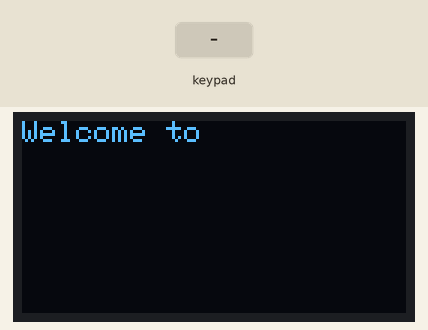
Bench run of a sketch on a simulated Arduino Uno, built with avr-gcc and run on an emulated ATmega328P. On the bench: 128×64 one-colour display. The test bench sets the inputs (shaded band). Random numbers use the default seed unless the sketch sets one.

Above: at 2.1 s.
At 16.1 s:
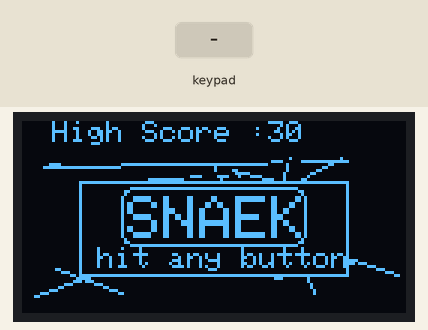
16.2 s: key '4' pressed
At 17.5 s:
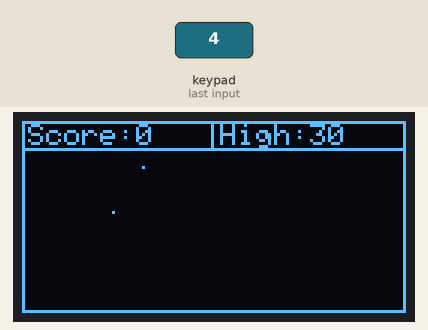
17.8 s: key '<' pressed
At 19.25 s:
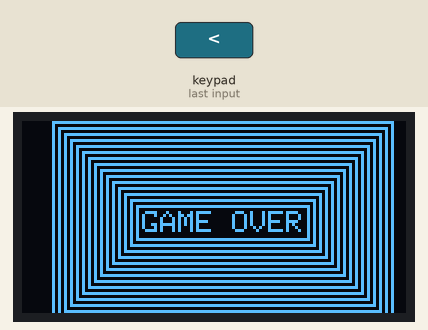
Timing chart, 0 to 20.8 s (numbered marks = the images above; inputs shaded):
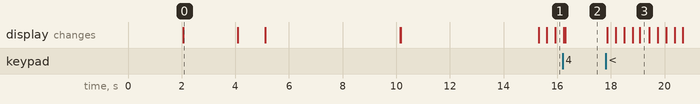

The sketch:

Snake_PulpoBoy.ino
```cpp
// (licence header left out)
#include <Wire.h>
#include <Keypad.h>
#include <Adafruit_GFX.h>
#include <Adafruit_SSD1306.h>

#define SCREEN_WIDTH 128 // OLED display width, in pixels
#define SCREEN_HEIGHT 64 // OLED display height, in pixels

#define DIRUP 1
#define DIRDOWN 2
#define DIRLEFT 3
#define DIRRIGHT 4

int buttonpressed = 0;
const byte ROWS = 4;
const byte COLS = 4;

char hexaKeys[ROWS][COLS] = {
  {'4', '3', '2', '1'},
  {'S', 'Q', 'U', 'P'},
  {'D', 'C', 'B', 'A'},
  {'>', '<', '-', '+'}
};

byte rowPins[ROWS] = {9, 8, 7, 6};
byte colPins[COLS] = {5, 4, 3, 2};

 // snake ints
byte snakePosX[30]; // array to make body of snake
byte snakePosY[30];

int snakeX=30;     // snake head position
int snakeY=30;
int snakeSize=1;   // snake size count limited to the size of the array

// world ints

uint8_t worldMinX=0;        // these set the limits of the play area
uint8_t worldMaxX=128;
uint8_t worldMinY=10;
uint8_t worldMaxY=63;

// collect scran(food) and position of scran
bool scranAte =0;
uint8_t scranPosX=0;
uint8_t scranPosY=0;

// scores variables
long playscore=0;
long highscore=30;  // set high score to 3 collect as a starting point


// Declaration for an SSD1306 display connected to I2C (SDA, SCL pins)
Adafruit_SSD1306 display(SCREEN_WIDTH, SCREEN_HEIGHT, &Wire, -1);
// Declaration of the keypad


Keypad buttonPad = Keypad(makeKeymap(hexaKeys), rowPins, colPins, ROWS, COLS);

const unsigned char logo[] PROGMEM = {
    0x00,0x00,0x00,0x00,0x00,0x00,0x00,0x00,0x00,0x00,0x00,0x00,0x00,0x00,0x00,
  0x00,0x00,0x00,0x00,0x00,0x00,0x00,0x00,0x00,0x00,0x00,0x00,0x00,0x00,0x00,
  0x00,0x00,0x00,0x00,0x00,0x00,0x00,0x00,0x00,0x00,0x00,0x00,0x00,0x00,0x00,
  0x00,0x00,0x00,0x00,0x00,0x00,0x00,0x00,0x00,0x00,0x00,0x00,0x00,0x00,0x00,
  0x00,0x00,0x00,0x00,0x00,0x00,0x00,0x00,0x00,0x00,0x00,0x00,0x00,0x00,0x00,
  0x00,0x00,0x00,0x00,0x00,0x00,0x00,0x00,0x00,0x00,0x00,0x00,0x00,0x00,0x00,
  0x00,0x00,0x00,0x00,0x00,0x00,0x00,0x00,0x00,0x00,0x00,0x00,0x00,0x00,0x00,
  0x00,0x00,0x00,0x00,0x00,0x00,0x00,0x00,0x00,0x00,0x00,0x00,0x00,0x00,0x00,
  0x00,0x00,0x00,0x00,0x00,0x00,0x00,0x00,0x00,0x00,0x00,0x00,0x00,0x00,0x00,
  0x00,0x00,0x00,0x00,0x00,0x00,0x00,0x00,0x00,0x00,0x00,0x00,0x00,0x00,0x00,
  0x00,0x00,0x00,0x00,0x00,0x00,0x00,0x00,0x00,0x00,0x00,0x00,0x00,0x00,0x00,
  0x00,0x00,0x00,0x00,0x00,0x00,0x00,0x00,0x00,0x00,0x00,0x00,0x00,0x00,0x00,
  0x00,0x00,0x00,0x00,0x00,0x00,0x00,0x00,0x00,0x00,0x00,0x00,0x00,0x00,0x00,
  0x00,0x00,0x00,0x00,0x00,0x00,0x00,0x00,0x00,0x00,0x00,0x00,0x00,0x00,0x00,
  0x00,0x00,0x00,0x00,0x00,0x00,0x00,0x00,0x00,0x00,0x00,0x00,0x00,0x00,0x00,
  0x00,0x00,0x00,0x00,0x00,0x00,0x00,0x00,0x00,0x00,0x00,0x00,0x00,0x00,0x00,
  0x00,0x00,0x00,0x00,0x00,0x00,0x00,0x00,0x00,0x00,0x00,0x00,0x00,0x00,0x00,
  0x00,0x00,0x00,0x00,0x00,0x00,0x00,0x00,0x00,0x00,0x00,0x00,0x00,0x00,0x00,
  0x00,0x00,0x00,0x00,0x00,0x00,0x00,0x00,0x00,0x00,0x00,0x00,0x00,0x00,0x00,
  0x00,0x00,0x00,0x00,0x00,0x00,0x00,0x00,0x00,0x00,0x00,0x00,0x00,0x00,0x00,
  0x00,0x00,0x00,0x00,0x00,0x00,0x00,0x00,0x00,0x00,0x00,0x00,0x00,0x00,0x00,
  0x00,0x00,0x00,0x00,0x00,0x00,0x00,0x00,0x00,0x00,0x00,0x00,0x00,0x00,0x00,
  0x00,0x00,0x00,0x00,0x7F,0xFF,0x00,0x00,0x00,0x00,0x00,0x00,0x00,0x00,0x00,
  0x00,0x00,0x00,0x00,0x7F,0xFF,0x00,0x00,0x00,0x00,0x00,0x00,0x00,0x00,0x00,
  0x00,0x00,0x00,0x00,0x60,0x01,0x00,0x00,0x00,0x00,0x00,0x00,0x00,0x00,0x00,
  0x00,0x00,0x00,0x00,0x47,0xF9,0x00,0x00,0x00,0x00,0x00,0x00,0x00,0x00,0x00,
  0x00,0x00,0x00,0x00,0x47,0xF9,0x03,0xE4,0x48,0x1E,0x3E,0x00,0x00,0x00,0x00,
  0x00,0x00,0x00,0x00,0x47,0xF9,0x00,0x24,0x68,0x03,0x22,0x00,0x00,0x00,0x00,
  0x00,0x00,0x00,0x00,0x47,0xF9,0x00,0x24,0x68,0x01,0x22,0x00,0x00,0x00,0x00,
  0x00,0x00,0x00,0x00,0x47,0xF9,0x03,0xE4,0x68,0x3F,0x22,0x00,0x00,0x00,0x00,
  0x00,0x00,0x00,0x00,0x47,0xF9,0x02,0x04,0x68,0x30,0x22,0x00,0x00,0x00,0x00,
  0x00,0x00,0x00,0x00,0x47,0xF9,0x02,0x04,0x4C,0x30,0x22,0x00,0x00,0x00,0x00,
  0x00,0x00,0x00,0x00,0x47,0xF9,0x02,0x03,0xC7,0x90,0x3C,0x00,0x00,0x00,0x00,
  0x00,0x00,0x00,0x00,0x60,0x03,0x00,0x00,0x00,0x00,0x00,0x00,0x00,0x00,0x00,
  0x00,0x00,0x00,0x00,0x7F,0xFF,0x00,0x00,0x00,0x00,0x00,0x00,0x00,0x00,0x00,
  0x00,0x00,0x00,0x00,0x7F,0xFF,0x03,0xE3,0xC4,0x40,0x00,0x00,0x00,0x00,0x00,
  0x00,0x00,0x00,0x00,0x7F,0xFF,0x02,0x24,0x64,0xC0,0x00,0x00,0x00,0x00,0x00,
  0x00,0x00,0x00,0x00,0x77,0xFD,0x02,0x24,0x22,0x80,0x00,0x00,0x00,0x00,0x00,
  0x00,0x00,0x00,0x00,0x63,0xFD,0x02,0xE4,0x23,0x80,0x00,0x00,0x00,0x00,0x00,
  0x00,0x00,0x00,0x00,0x63,0xE7,0x02,0x24,0x21,0x00,0x00,0x00,0x00,0x00,0x00,
  0x00,0x00,0x00,0x00,0x77,0xFF,0x03,0xE7,0xE1,0x00,0x00,0x00,0x00,0x00,0x00,
  0x00,0x00,0x00,0x00,0x7F,0xFF,0x03,0xE3,0xC1,0x00,0x00,0x00,0x00,0x00,0x00,
  0x00,0x00,0x00,0x00,0x7E,0xBF,0x00,0x00,0x00,0x00,0x00,0x00,0x00,0x00,0x00,
  0x00,0x00,0x00,0x00,0x7F,0xFF,0x00,0x00,0x00,0x00,0x00,0x00,0x00,0x00,0x00,
  0x00,0x00,0x00,0x00,0x7F,0xFF,0x00,0x00,0x00,0x00,0x00,0x00,0x00,0x00,0x00,
  0x00,0x00,0x00,0x00,0x7F,0xFF,0x00,0x00,0x00,0x00,0x00,0x00,0x00,0x00,0x00,
  0x00,0x00,0x00,0x00,0x7F,0xFC,0x00,0x00,0x00,0x00,0x00,0x00,0x00,0x00,0x00,
  0x00,0x00,0x00,0x00,0x00,0x00,0x00,0x00,0x00,0x00,0x00,0x00,0x00,0x00,0x00,
  0x00,0x00,0x00,0x00,0x00,0x00,0x00,0x00,0x00,0x00,0x00,0x00,0x00,0x00,0x00,
  0x00,0x00,0x00,0x00,0x01,0x94,0x28,0x04,0x8D,0x14,0xC0,0x00,0x00,0x00,0x00,
  0x00,0x00,0x00,0x00,0x00,0x88,0x00,0x08,0x00,0x00,0x00,0x00,0x00,0x00,0x00,
  0x00,0x00,0x00,0x00,0x00,0x00,0x00,0x00,0x00,0x00,0x00,0x00,0x00,0x00,0x00,
  0x00,0x00,0x00,0x00,0x00,0x00,0x00,0x00,0x00,0x00,0x00,0x00,0x00,0x00,0x00,
  0x00,0x00,0x00,0x00,0x00,0x00,0x00,0x00,0x00,0x00,0x00,0x00,0x00,0x00,0x00,
  0x00,0x00,0x00,0x00,0x00,0x00,0x00,0x00,0x00,0x00,0x00,0x00,0x00,0x00,0x00,
  0x00,0x00,0x00,0x00,0x00,0x00,0x00,0x00,0x00,0x00,0x00,0x00,0x00,0x00,0x00,
  0x00,0x00,0x00,0x00,0x00,0x00,0x00,0x00,0x00,0x00,0x00,0x00,0x00,0x00,0x00,
  0x00,0x00,0x00,0x00,0x00,0x00,0x00,0x00,0x00,0x00,0x00,0x00,0x00,0x00,0x00,
  0x00,0x00,0x00,0x00,0x00,0x00,0x00,0x00,0x00,0x00,0x00,0x00,0x00,0x00,0x00,
  0x00,0x00,0x00,0x00,0x00,0x00,0x00,0x00,0x00,0x00,0x00,0x00,0x00,0x00,0x00,
  0x00,0x00,0x00,0x00,0x00,0x00,0x00,0x00,0x00,0x00,0x00,0x00,0x00,0x00,0x00,
  0x00,0x00,0x00,0x00,0x00,0x00,0x00,0x00,0x00,0x00,0x00,0x00,0x00,0x00,0x00,
  0x00,0x00,0x00,0x00,0x00,0x00,0x00,0x00,0x00,0x00,0x00,0x00,0x00,0x00,0x00,
  0x00,0x00,0x00,0x00,0x00,0x00,0x00,0x00,0x00,0x00,0x00,0x00,0x00,0x00,0x00
};


/*
 * FUNCTIONS
 */


void updateDirection(){
      char padPress = buttonPad.getKey();
      //Serial.println("updatingdirection");
        if(padPress=='+')
           {
              buttonpressed=DIRUP;
              //Serial.println("UP pressed");


          }
        if(padPress=='-')
          {
              buttonpressed=DIRDOWN;
         //     Serial.println("DOWN pressed");


          }

        if(padPress=='<')
          {
              buttonpressed=DIRLEFT;
          //    Serial.println("LEFT pressed");


          }
        if(padPress=='>')
          {
               buttonpressed=DIRRIGHT;
          //     Serial.println("RIGHT pressed");


          }
     }

//--------------------DRAW a random line input colour uint8_t-------------------
void drawALineForMe(uint8_t clr)
            {
                     uint8_t line1X,line1Y,line2X,line2Y=0;
                          // set random co-ordinates for a line then draw it
                          //  variable         no less      no more
                              line1X = random(worldMinX+1,worldMaxX-1);
                              line1Y = random(worldMinY+1,worldMaxY-1);
                              line2X = random(worldMinX+1,worldMaxX-1);
                              line2Y = random(worldMinY+1,worldMaxY-1);

                              display.drawLine(line1X,line1Y,line2X,line2Y,clr);
            }


//-------------------------- draw the display  routines-----------------------------------

void updateDisplay()  // draw scores and outlines
    {
           // Serial.println("Update Display");

            display.fillRect(0,0, display.width()-1,8,BLACK);
            display.setTextSize(0);
            display.setTextColor(WHITE);

            // draw scores
            display.setCursor(2,1);
            display.print("Score:");
            display.print(String(playscore, DEC));
            display.setCursor(66,1);
            display.print("High:");
            display.print(String(highscore ,DEC));
            // draw play area
            //        pos  1x,1y, 2x,2y,colour
            display.drawLine(0,0,127,0,WHITE); // very top border
            display.drawLine(63,0,63,9,WHITE); // score seperator
            display.drawLine(0,9, 127,9,WHITE); // below text border
            display.drawLine(0,63,127,63,WHITE); // bottom border
            display.drawLine(0,0,0,63,WHITE); // left border
            display.drawLine(127,0,127,63,WHITE); //right border


    }

//-------------------------wait for presss loop -------------------------
        void waitForPress()
              {
                bool waiting=0;  // loop ends whjen this is true
                display.clearDisplay();
                while(waiting==0)

                    {

                              char keypadKeyPressed = buttonPad.getKey();
                              drawALineForMe(WHITE); // draw a random white line
                              drawALineForMe(BLACK); // draw a random black line so that the screen not completely fill white
                              display.fillRect(19,20,90,32,BLACK);        // blank background for text
                              display.setTextColor(WHITE);
                              display.setCursor(35,25);
                              display.setTextSize(2); // bigger font
                              display.println("SNAEK");
                                              //    x  y   w  h r  col
                              display.drawRoundRect(33,22,62,20,4,WHITE);   // border Snake
                              display.drawRect(19,20,90,32,WHITE);          // border box  - 3
                              display.setCursor(25,42);
                              display.setTextSize(0);                       // font back to normal
                              display.println("hit any button");
                              display.fillRect(0,0,127,8,BLACK);
                              display.setCursor(10,0);
                              display.print("High Score :");                // display the high score
                              display.print(highscore);
                              display.display();
                              if(keypadKeyPressed){
                                break;
                              }
                      }

                 }
// game over---------------------------------------

void gameOver()
       {
          uint8_t rectX1,rectY1,rectX2,rectY2;

          rectX1=38;
          rectY1=28;
          rectX2=58;
          rectY2=12;
          display.clearDisplay();
          display.setCursor(40,30);
          display.setTextSize(1);
          display.print("GAME ");
          display.print("OVER");

          if(playscore>=highscore)   //check to see if score higher than high score
              {
                highscore=playscore;  //single if statment to update high score
              }


          for(int i=0;i<=16;i++)   // this is to draw rectanlges around game over
                {
                  display.drawRect(rectX1,rectY1,rectX2,rectY2,WHITE);
                  Serial.println("if loop");
                  display.display();
                    rectX1-=2;      // shift over by 2 pixels
                    rectY1-=2;
                    rectX2+=4;      // shift over 2 pixels from last point
                    rectY2+=4;
                }
           display.display();


                    //Screen Wipe after fame over
                    rectX1=0;   // set start position of line
                    rectY1=0;
                    rectX2=0;
                    rectY2=63;

                for (int i =0;i<=127;i++)
                      {
                           uint8_t cnt=0;
                           display.drawLine(rectX1,rectY1,rectX2,rectY2,BLACK);
                            rectX1++;
                            rectX2++;
                            display.display();

                      }
            display.clearDisplay();
          playscore=0;        // reset snake and player details
          snakeSize=1;
          snakeX=display.width()/2;
          snakeY=display.height()/2;

           waitForPress();        // wait for player to start game

        }

 //-------------------------------------  collision detecion -------------------------------
bool selfCollision()
        {
          for(byte i=4;i<snakeSize;i++)
              {   // see if snake X and Y match == snakePos X and Y return true 1 if so
                  if (snakeX==snakePosX[i]&&snakeY==snakePosY[i])
                        {
                          return 1;
                        }
              }
            return 0;
           }


//--------------------- out of area----------------------

    bool outOfArea()
        {
          return snakeX <= worldMinX||snakeX >=worldMaxX ||snakeY<=worldMinY|| snakeY>=worldMaxY;
        }

//------------------------ SCRAN ATE POINT UP ----------------
        bool scranFood()
            {
                  if(snakeX==scranPosX&&snakeY==scranPosY)
                      {
                          playscore=playscore+10;
                              updateDisplay();
                              placeScran();
                            return 1;
                      }
                    else
                      {
                          return 0;
                      }
            }


// --------------------- place the scran -------------------

void placeScran()
     {
        scranPosX=random(worldMinX+1,worldMaxX-1);
        scranPosY=random(worldMinY+1,worldMaxY-1);

     }


// ----------------------- We've got to update the game!-----------------------
void updateGame()     // this updates the game area display
    {
        display.clearDisplay();
        updateDirection();

          display.drawPixel(scranPosX,scranPosY, WHITE);
          scranAte = scranFood();

            // check snake routines

              if (outOfArea()||selfCollision())
                   {
                      gameOver();
                   }

            // display snake
              for(int i=0;i<snakeSize;i++)
                  {
                    display.drawPixel(snakePosX[i],snakePosY[i],WHITE);
                  }

               // remove end pixel as movement occurs
              for(int i=snakeSize;i>0;i--)
                    {
                      snakePosX[i] = snakePosX[i-1];
                      snakePosY[i] = snakePosY[i-1];
                    }
              // add a extra pixel to the snake
              if(scranAte)
                  {
                    snakeSize+=1;
                    snakePosX[snakeSize-1]=snakeX;
                    snakePosY[snakeSize-1]=snakeY;
                  }


            switch(buttonpressed) // was snakeDirection
                  {
                    case DIRUP:
                        snakeY-=1;
                        break;
                    case DIRDOWN:
                        snakeY+=1;
                        break;
                    case DIRLEFT:
                        snakeX-=1;
                        break;
                    case DIRRIGHT:
                        snakeX+=1;
                        break;
                  }

        snakePosX[0] = snakeX;
        snakePosY[0] = snakeY;


          updateDisplay();
          display.display();
    }


//-=============================================================================================================
//=============================================================================================
//=================================================================================================================
//===========================================================================================================


void setup() {
  display.begin(SSD1306_SWITCHCAPVCC, 0x3C);
  delay(2000);
  display.clearDisplay();

  display.setTextSize(1);
  display.setTextColor(WHITE);
  display.setCursor(0, 0);
  // Display static text
  display.println("Welcome to ");
  display.display();
  delay(2000);
  display.setTextSize(2);
  display.println("PulpoBoyOS");
  display.display();
  delay(1000);
  display.setTextSize(1);
  display.println();
  display.println("System is booting...");
  display.display();
  delay(5000);
  display.clearDisplay();
  display.display();
  display.drawBitmap(0, 0, logo, 120, 64, 1);
  display.display();
  delay(5000);
  // The "Actual Setup"
  delay(100); // just give stuff a chance to "boot"
  //    Serial.begin(9600);  // uncheck this if you want to see the serial outputs
  display.clearDisplay();   // start with a clean display
  display.setTextColor(WHITE);// set up text color rotation size etc
  display.setRotation(0);
  display.setTextWrap(false);
  display.dim(0);         // set the display brighness
  // Serial.println("Setup Passed");
  waitForPress();    // display the snake start up screen
  placeScran();  // place first bit of food

}


void loop()
{
  //display.clearDisplay(); //clear the display as we want to display anything else but not the dumb thingi.
  updateGame();


}
```

Measured:
- after the input at 17.8 s, the display: first changes after 0.07 s (image 3 shows a later state)
- what the display in image 0 shows lasts 2.0 s, from 2.1 s to 4.1 s
